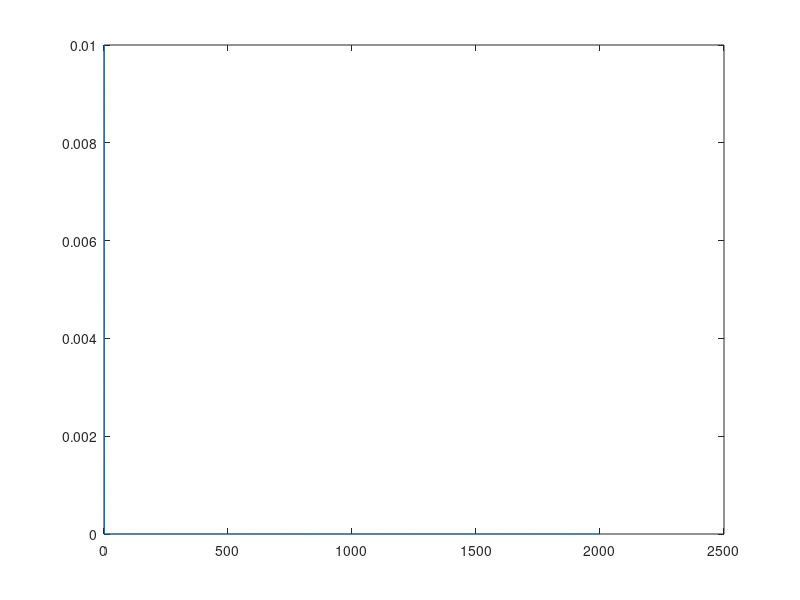

Write MATLAB code to recreate this figure.
d = 0.01;
% d = 0.01, 0.005, 0.001
% h = 0.1, 0.01, 0.001
h = 0.1;

% dy/dt = y^2 - y^3 
% y' = y^2 - y^3 

% 0 < t < 2/d
% y(0) = d
% ? E_avg
% ? E_max

% HEUN

% y_{i+1} = y_{i} + h*( f(t_i, y_i) +  f(t_i+1, y_i + h * f(t_i, y_i) ) ) /2
% 

y = zeros(2001,1);
y(1) = d;

for i=2:2001    
	% TODO implement equation    
end

plot(y)
